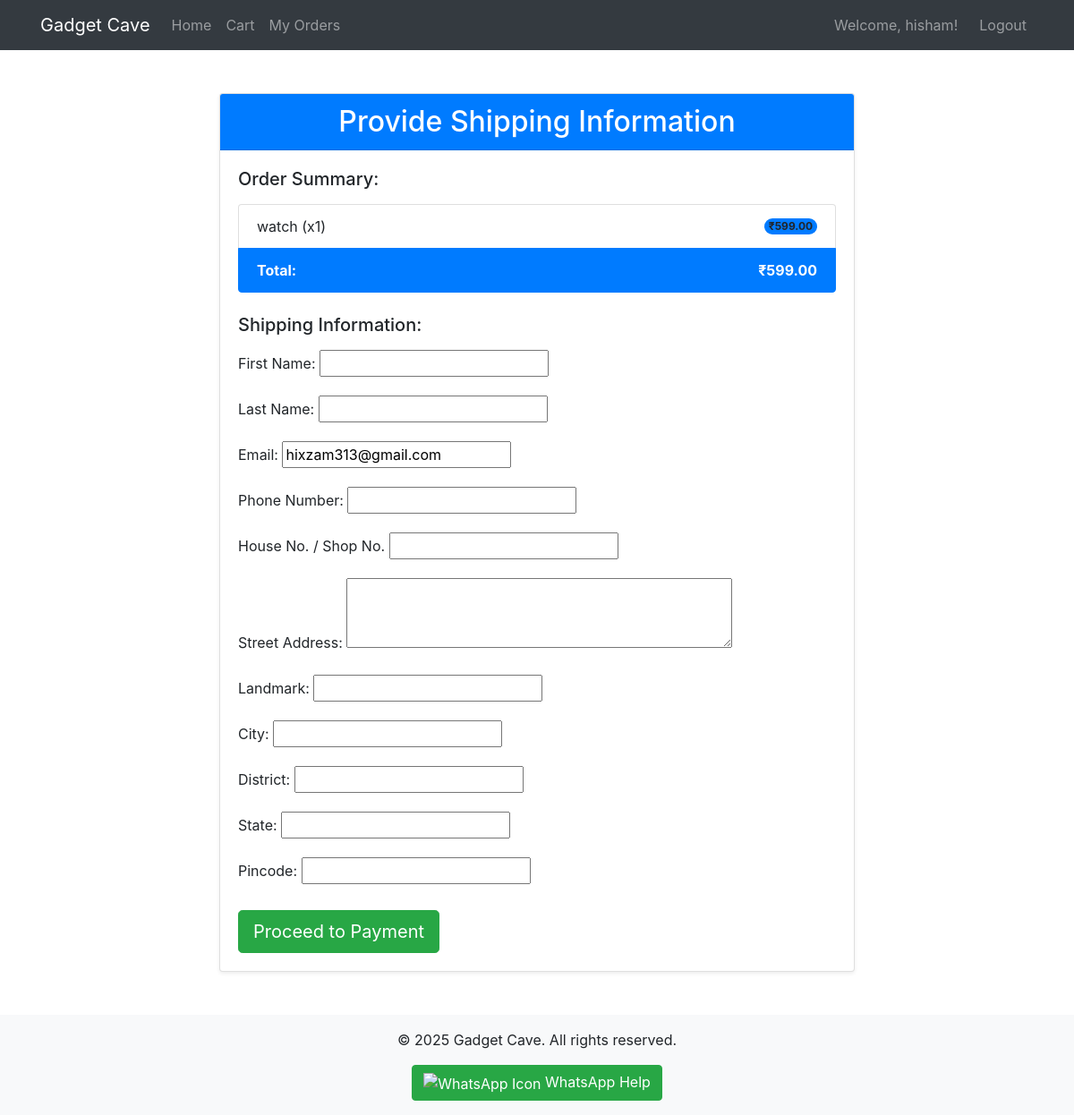
Page /order/create/ (signed in) on the committed database.
### gadget_cave/models.py (models this page shows, shortened)
class CustomUser(AbstractUser):
    phone_number = models.CharField(max_length=15, unique=True, null=True, blank=True)
    groups = models.ManyToManyField(
        Group,
        verbose_name=('groups'),
        blank=True,
        help_text=(
            'The groups this user belongs to. A user will get all permissions '
            'granted to each of their groups.'
        ),
        related_name="custom_user_groups",
        related_query_name="custom_user_group",
    )
    user_permissions = models.ManyToManyField(
        Permission,
        verbose_name=('user permissions'),
        blank=True,
        help_text=('Specific permissions for this user.'),
        related_name="custom_user_permissions",
        related_query_name="custom_user_permission",
    )

class Product(models.Model):
    category = models.ForeignKey(Category, related_name='products', on_delete=models.CASCADE)
    name = models.CharField(max_length=200, db_index=True)
    slug = models.SlugField(max_length=200, db_index=True)
    main_image = models.ImageField(upload_to='products/%Y/%m/%d', blank=True, null=True)
    description = models.TextField(blank=True)
    price = models.DecimalField(max_digits=10, decimal_places=2)
    stock = models.PositiveIntegerField()
    available = models.BooleanField(default=True)
    created = models.DateTimeField(auto_now_add=True)
    updated = models.DateTimeField(auto_now=True)
    class Meta:
        ordering = ('name',)
        indexes = [
            models.Index(fields=['id', 'slug']),
        ]

### gadget_cave/views.py (the view, shortened to what this page needs)
# urls.py: path('order/create/', views.order_create, name='order_create'),
@login_required
def order_create(request):
    buy_now_product_id = request.session.get('buy_now_product_id')
    buy_now_quantity = request.session.get('buy_now_quantity', 1)
    products_to_order_display = [] # ടെംപ്ലേറ്റിൽ കാണിക്കാൻ
    total_order_cost = 0
    is_buy_now_flow = False # ടെംപ്ലേറ്റിൽ Buy Now ഫ്ലോ ആണോ എന്ന് അറിയാൻ
    if buy_now_product_id:
        is_buy_now_flow = True
        product = get_object_or_404(Product, id=buy_now_product_id, available=True)
        if buy_now_quantity > product.stock:
            messages.error(request, f'Only {product.stock} items of {product.name} are available for Buy Now.')
            del request.session['buy_now_product_id']
            if 'buy_now_quantity' in request.session: del request.session['buy_now_quantity']
            return redirect('gadget_cave:product_detail', id=product.id, slug=product.slug)
        products_to_order_display.append({'product': product, 'quantity': buy_now_quantity, 'price': product.price})
        total_order_cost = product.price * buy_now_quantity
    if not products_to_order_display:
        messages.error(request, "No products to order. Please add items to cart or use Buy Now.")
        return redirect('gadget_cave:home')
    if request.method == 'POST':
        form = OrderCreateForm(request.POST)
        if form.is_valid():
            with transaction.atomic():
                order = form.save(commit=False)
                order.user = request.user # ലോഗിൻ ചെയ്ത യൂസറിനെ ഓർഡറിലേക്ക് ചേർക്കുക
                order.save()
                for item_data in products_to_order_display:
                    product = item_data['product']
                    quantity = item_data['quantity']
                    price = item_data['price']
                    OrderItem.objects.create(
                        order=order,
                        product=product,
                        price=price,
                        quantity=quantity
                    )
                    product.stock -= quantity
                    product.save()
                if buy_now_product_id:
                    del request.session['buy_now_product_id']
                    if 'buy_now_quantity' in request.session: del request.session['buy_now_quantity']
                else: # buy_now_product_id ഇല്ലെങ്കിൽ അത് കാർട്ട് ആണ്
                    cart.items.all().delete()
                messages.success(request, 'Your order details have been saved. Please proceed to payment.')
                return redirect('gadget_cave:order_payment', order_id=order.id)
        else:
            messages.error(request, 'Please correct the errors in the shipping information.')
    else:
        initial_data = {
            'first_name': getattr(request.user, 'first_name', ''),
            'last_name': getattr(request.user, 'last_name', ''),
            'email': getattr(request.user, 'email', ''),
            'phone': getattr(request.user, 'phone_number', ''),
            'address': getattr(request.user, 'address', ''), # പഴയ address ഫീൽഡ്
            'postal_code': getattr(request.user, 'postal_code', ''),
            'city': getattr(request.user, 'city', ''),
            'house_shop_no': getattr(request.user, 'house_shop_no', ''),
            'landmark': getattr(request.user, 'landmark', ''),
            'district': getattr(request.user, 'district', ''),
            'state': getattr(request.user, 'state', ''),
        }
        form = OrderCreateForm(initial=initial_data)
    context = {
        'form': form,
        'products_to_order': products_to_order_display,
        'total_order_cost': total_order_cost,
        'buy_now_flow': is_buy_now_flow
    }
    return render(request, 'gadget_cave/order/create.html', context)

### gadget_cave/forms.py
class OrderCreateForm(forms.ModelForm):
    class Meta:
        model = Order
        fields = [
            'first_name', 'last_name', 'email', 'phone',
            'house_shop_no', 'address', 'landmark', 'city',
            'district', 'state', 'postal_code'
        ]
        labels = { # ഫോമിൽ കാണിക്കേണ്ട ലേബലുകൾ മാറ്റാൻ
            'first_name': 'First Name',
            'last_name': 'Last Name',
            'email': 'Email',
            'phone': 'Phone Number',
            'house_shop_no': 'House No. / Shop No.',
            'address': 'Street Address',
            'landmark': 'Landmark',
            'city': 'City',
            'district': 'District',
            'state': 'State',
            'postal_code': 'Pincode',
        }
        widgets = { # ആവശ്യമെങ്കിൽ ഇൻപുട്ട് ഫീൽഡുകളുടെ ടൈപ്പ് മാറ്റാൻ
            'address': forms.Textarea(attrs={'rows': 3}),
        }

### gadget_cave/templates/gadget_cave/order/create.html (shortened to what this page needs)
{% extends 'gadget_cave/base.html' %}
{% load static %}
{% block content %}
<div class="container my-5">
    <div class="row justify-content-center">
        <div class="col-md-8">
            <div class="card shadow-sm">
                <div class="card-header bg-primary text-white text-center">
                    <h2 class="mb-0">Provide Shipping Information</h2>
                </div>
                <div class="card-body">
                    <h5 class="mb-3">Order Summary:</h5>
                    <ul class="list-group mb-4">
                        {% for item_data in products_to_order %}
                        <li class="list-group-item d-flex justify-content-between align-items-center">
                            {{ item_data.product.name }} (x{{ item_data.quantity }})
                            <span class="badge bg-primary rounded-pill">₹{{ item_data.price|floatformat:2 }}</span>
                        </li>
                        {% endfor %}
                        <li class="list-group-item d-flex justify-content-between align-items-center active">
                            <strong>Total:</strong>
                            <strong>₹{{ total_order_cost|floatformat:2 }}</strong>
                        </li>
                    </ul>
                    <h5 class="mb-3">Shipping Information:</h5>
                    <form method="post">
                        {% for field in form %}
                            <div class="mb-3">
                                {{ field.label_tag }}
                                {{ field }}
                            </div>
                        {% endfor %}
                        <div class="d-grid gap-2 mt-4">
                            <button type="submit" class="btn btn-success btn-lg">Proceed to Payment</button>
                        </div>
                    </form>
                </div>
            </div>
        </div>
    </div>
</div>
{% endblock %}

### gadget_cave/templates/gadget_cave/base.html (shortened to what this page needs)
<!DOCTYPE html>
<html lang="en">
<head>
    <link href="https://stackpath.bootstrapcdn.com/bootstrap/4.5.2/css/bootstrap.min.css" rel="stylesheet">
</head>
<body>
    <nav class="navbar navbar-expand-lg navbar-dark bg-dark fixed-top">
        <div class="container">
            <a class="navbar-brand" href="{% url 'gadget_cave:home' %}">Gadget Cave</a>
            <div class="collapse navbar-collapse" id="navbarNav">
                <ul class="navbar-nav mr-auto">
                    <li class="nav-item">
                        <a class="nav-link" href="{% url 'gadget_cave:home' %}">Home</a>
                    </li>
                    <li class="nav-item">
                        <a class="nav-link" href="{% url 'gadget_cave:cart_detail' %}">Cart</a>
                    </li>
                    {% if user.is_authenticated %}
                    <li class="nav-item">
                        <a class="nav-link" href="{% url 'gadget_cave:my_orders' %}">My Orders</a>
                    </li>
                    {% endif %}
                </ul>
                <ul class="navbar-nav ml-auto">
                    {% if user.is_authenticated %}
                        <li class="nav-item">
                            <span class="navbar-text mr-3">
                                Welcome, {{ user.username }}!
                            </span>
                        </li>
                        <li class="nav-item">
                            <a class="nav-link" href="{% url 'gadget_cave:logout' %}">Logout</a>
                        </li>
                    {% endif %}
                </ul>
            </div>
        </div>
    </nav>
    <div class="container mt-4">
        {% block content %}
        {% endblock %}
    </div>
    <footer class="mt-5 py-3 bg-light text-center">
        <div class="container">
            <p>&copy; 2025 Gadget Cave. All rights reserved.</p>
            <a href="https://wa.me/9744340057" target="_blank" class="btn btn-success">
                <img src="https://img.icons8.com/color/24/000000/whatsapp--v1.png" alt="WhatsApp Icon" style="vertical-align: middle;"> WhatsApp Help
            </a>
        </div>
    </footer>
</body>
</html>

### gadget_cave/templates/gadget_cave/base.html (style rules this page uses)
body { padding-top: 56px; }

### rows in the picture
CustomUser: username "hisham", form "hixzam313@gmail.com"
Product: product.name "watch", quantity "1", price "599.00"

### other values in the picture
{{ total_order_cost|floatformat:2 }} "599.00"
{{ field.label_tag }} "First Name:" "Last Name:" "Email:" "Phone Number:" "House No. / Shop No." "Street Address:" "Landmark:" "City:" "District:" "State:" "Pincode:"
